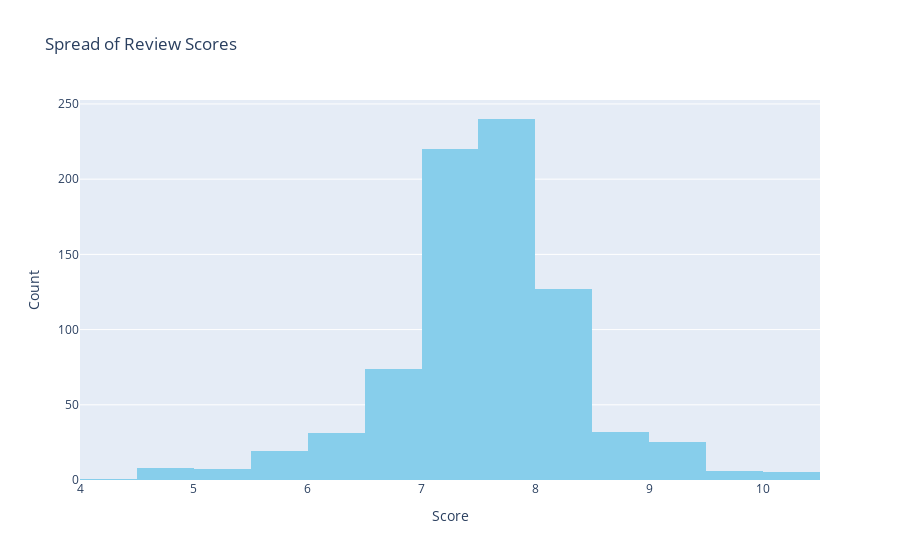

Notebook cell for this chart:
### Code cell
# made using plotly express
# look into adjusting the colors etc
fig = px.histogram(df, x='Score', title='Spread of Review Scores')
fig.update_traces(marker_color='rgb(135,206,235)', xbins=dict(start=0.0, end=10.1, size=0.5))
fig.update_layout(yaxis_title_text='Count')

fig.show()

### Figure 1 — Plotly figure (JSON) as saved in the notebook; plotly's stock layout.template omitted (floating-point values rounded to 4 significant figures; data arrays with more than 128 entries replaced by an {"elided": "..."} marker saying what was removed)
{"data": [{"alignmentgroup": "True", "bingroup": "x", "hovertemplate": "Score=%{x}<br>count=%{y}<extra></extra>", "legendgroup": "", "marker": {"color": "rgb(135,206,235)", "pattern": {"shape": ""}}, "name": "", "offsetgroup": "", "orientation": "v", "showlegend": false, "type": "histogram", "x": {"elided": "795 float values"}, "xaxis": "x", "xbins": {"end": 10.1, "size": 0.5, "start": 0}, "yaxis": "y"}], "layout": {"barmode": "relative", "legend": {"tracegroupgap": 0}, "title": {"text": "Spread of Review Scores"}, "xaxis": {"anchor": "y", "domain": [0, 1], "title": {"text": "Score"}}, "yaxis": {"anchor": "x", "domain": [0, 1], "title": {"text": "Count"}}}}
